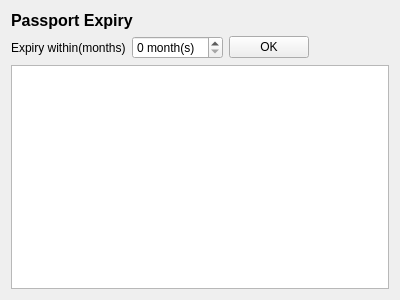
<?xml version="1.0" encoding="UTF-8"?>
<ui version="4.0">
 <class>PassportExpiryList</class>
 <widget class="QWidget" name="PassportExpiryList">
  <property name="geometry">
   <rect>
    <x>0</x>
    <y>0</y>
    <width>400</width>
    <height>300</height>
   </rect>
  </property>
  <property name="windowTitle">
   <string>Form</string>
  </property>
  <layout class="QVBoxLayout" name="verticalLayout">
   <item>
    <widget class="QLabel" name="label">
     <property name="font">
      <font>
       <pointsize>12</pointsize>
       <weight>75</weight>
       <bold>true</bold>
      </font>
     </property>
     <property name="text">
      <string>Passport Expiry</string>
     </property>
    </widget>
   </item>
   <item>
    <layout class="QHBoxLayout" name="horizontalLayout">
     <item>
      <widget class="QLabel" name="label_2">
       <property name="text">
        <string>Expiry within(months)</string>
       </property>
      </widget>
     </item>
     <item>
      <widget class="QSpinBox" name="spinBox">
       <property name="suffix">
        <string> month(s)</string>
       </property>
      </widget>
     </item>
     <item>
      <widget class="QPushButton" name="pushButton">
       <property name="text">
        <string>OK</string>
       </property>
      </widget>
     </item>
     <item>
      <spacer name="horizontalSpacer">
       <property name="orientation">
        <enum>Qt::Horizontal</enum>
       </property>
       <property name="sizeHint" stdset="0">
        <size>
         <width>40</width>
         <height>20</height>
        </size>
       </property>
      </spacer>
     </item>
    </layout>
   </item>
   <item>
    <widget class="QTableView" name="tableView"/>
   </item>
  </layout>
 </widget>
 <resources/>
 <connections/>
</ui>
